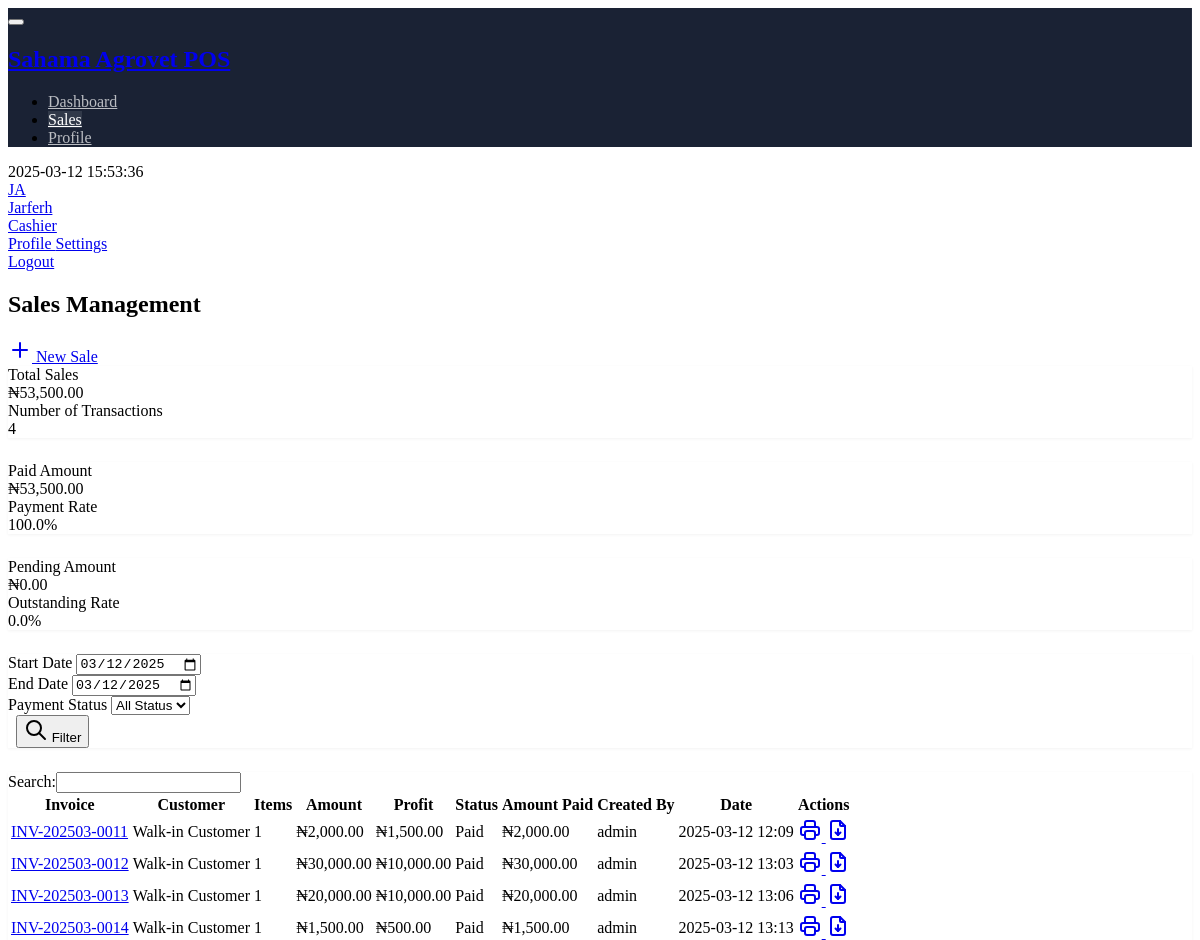
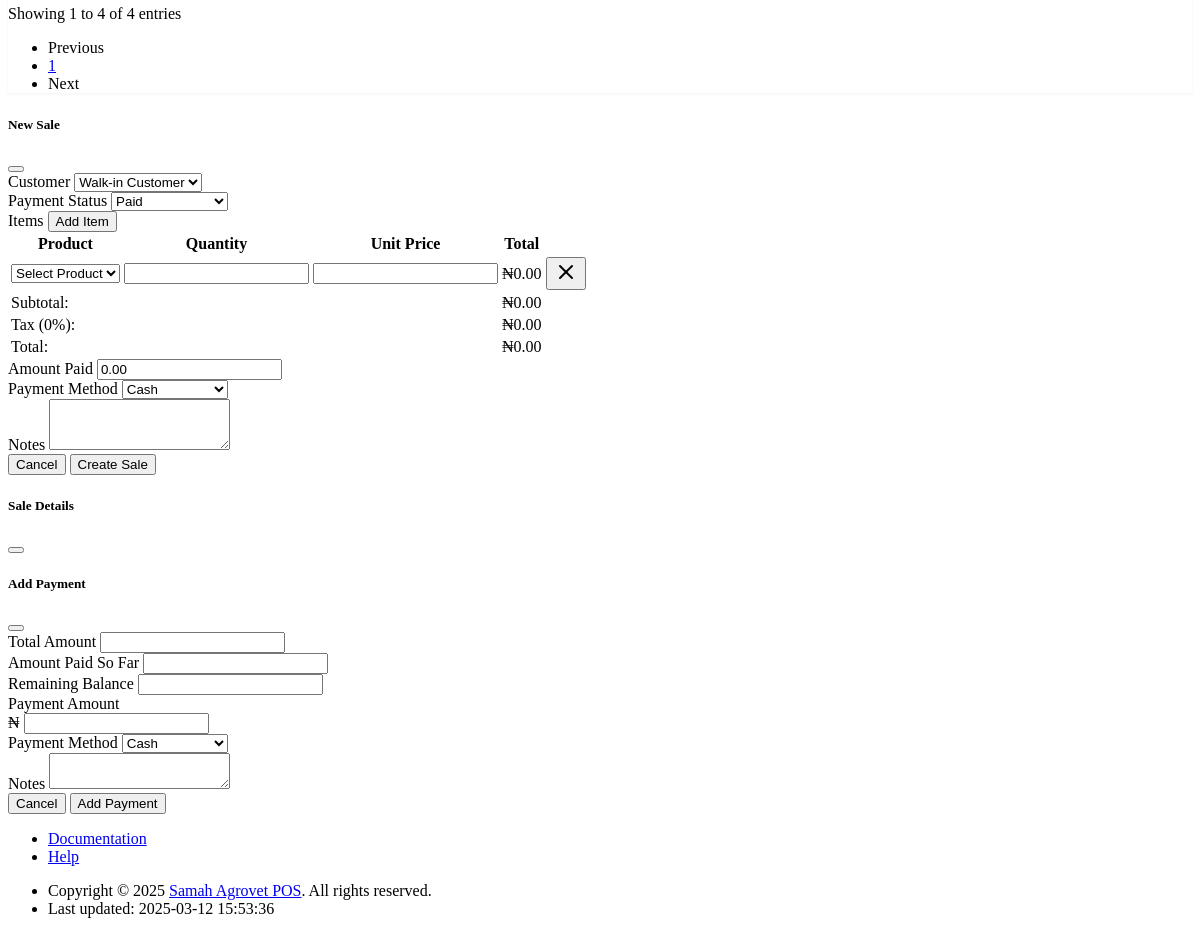
Screenshot of /sales.php (signed in) with the database file from the repository (2 pictures, top to bottom).
### tables this page shows
CREATE TABLE `sales` (
  `id` int(11) NOT NULL,
  `invoice_number` varchar(50) NOT NULL,
  `customer_id` int(11) DEFAULT NULL,
  `total_amount` decimal(10,2) NOT NULL DEFAULT 0.00,
  `amount_paid` decimal(10,2) NOT NULL DEFAULT 0.00,
  `payment_status` enum('pending','partial','paid') NOT NULL DEFAULT 'pending',
  `payment_method` enum('cash','card','transfer') DEFAULT 'cash',
  `notes` text DEFAULT NULL,
  `created_by` int(11) DEFAULT NULL,
  `created_at` timestamp NOT NULL DEFAULT current_timestamp(),
  `updated_at` timestamp NOT NULL DEFAULT current_timestamp() ON UPDATE current_timestamp()
);

CREATE TABLE `users` (
  `id` int(11) NOT NULL,
  `username` varchar(50) NOT NULL,
  `password` varchar(255) NOT NULL,
  `full_name` varchar(100) NOT NULL,
  `email` varchar(100) DEFAULT NULL,
  `role` enum('admin','manager','cashier','accountant') NOT NULL,
  `status` enum('active','inactive') DEFAULT 'active',
  `created_at` timestamp NOT NULL DEFAULT current_timestamp(),
  `updated_at` timestamp NOT NULL DEFAULT current_timestamp() ON UPDATE current_timestamp(),
  `role_id` int(11) DEFAULT NULL,
  `last_login` timestamp NULL DEFAULT NULL,
  `created_by` int(11) DEFAULT NULL
);

### sales.php (the view, shortened to what the rows shown need)
<?php
$sales = [];
try {
    $db = Database::getInstance()->getConnection();
    $startDate = $_GET['start_date'] ?? date('Y-m-d');
    $endDate = $_GET['end_date'] ?? date('Y-m-d');
    $query = "
        SELECT
            s.*,
            u.username as created_by_user,
            c.name as customer_name,
            COUNT(si.id) as item_count,
            COALESCE(SUM(si.quantity * (si.selling_price - p.buying_price)), 0) as profit
        FROM sales s
        LEFT JOIN users u ON s.created_by = u.id
        LEFT JOIN customers c ON s.customer_id = c.id
        LEFT JOIN sale_items si ON s.id = si.sale_id
        LEFT JOIN products p ON si.product_id = p.id
        WHERE DATE(s.created_at) BETWEEN ? AND ?
    ";
    $params = [$startDate, $endDate];
    $query .= " GROUP BY s.id ORDER BY s.created_at DESC";
    $stmt = $db->prepare($query);
    $stmt->execute($params);
    $sales = $stmt->fetchAll(PDO::FETCH_ASSOC);
} catch (PDOException $e) {
    $error = "Database error: " . $e->getMessage();
    error_log($e->getMessage());
}
include 'templates/header.php';
?>
<div class="page-wrapper">
    <div class="page-header d-print-none">
        <div class="container-xl">
            <div class="row g-2 align-items-center">
                <div class="col">
                    <h2 class="page-title">
                        Sales Management
                    </h2>
                </div>
            </div>
        </div>
    </div>
    <div class="page-body">
        <div class="container-xl">
            <div class="card">
                <div class="card-body">
                    <div class="table-responsive">
                        <table class="table table-vcenter card-table">
                            <thead>
                                <tr>
                                    <th>Invoice</th>
                                    <th>Customer</th>
                                    <th>Items</th>
                                    <th>Amount</th>
                                    <th>Profit</th>
                                    <th>Status</th>
                                    <th>Amount Paid</th>
                                    <th>Created By</th>
                                    <th>Date</th>
                                    <th class="w-1">Actions</th>
                                </tr>
                            </thead>
                            <tbody>
                                <?php foreach ($sales as $sale): ?>
                                    <tr>
                                        <td>
                                            <a href="#" class="text-reset" data-bs-toggle="modal" data-bs-target="#viewSaleModal" data-sale-id="<?= $sale['id'] ?>">
                                                <?= htmlspecialchars($sale['invoice_number']) ?>
                                            </a>
                                        </td>
                                        <td><?= htmlspecialchars($sale['customer_name'] ?? 'Walk-in Customer') ?></td>
                                        <td><?= $sale['item_count'] ?? '0' ?></td>
                                        <td>₦<?= number_format($sale['total_amount'], 2) ?></td>
                                        <td>₦<?= number_format($sale['profit'], 2) ?></td>
                                        <td class="payment-status">
                                            <span class="badge bg-<?= $sale['payment_status'] === 'paid' ? 'success' : ($sale['payment_status'] === 'partial' ? 'warning' : 'danger') ?>-lt">
                                                <?= ucfirst($sale['payment_status']) ?>
                                            </span>
                                        </td>
                                        <td class="amount-paid">₦<?= number_format($sale['amount_paid'], 2) ?></td>
                                        <td><?= htmlspecialchars($sale['created_by_user']) ?></td>
                                        <td><?= date('Y-m-d H:i', strtotime($sale['created_at'])) ?></td>
                                        <td>
                                            <div class="btn-list flex-nowrap">
                                                <a href="#" class="btn btn-icon btn-primary" onclick="printInvoice(<?= $sale['id'] ?>)" title="Print Invoice">
                                                </a>
                                                <a href="#" class="btn btn-icon btn-info" onclick="saveSaleAsPDF(<?= $sale['id'] ?>)" title="Save as PDF">
                                                </a>
                                            </div>
                                        </td>
                                    </tr>
                                <?php endforeach; ?>
                            </tbody>
                        </table>
                    </div>
                </div>
            </div>
        </div>
    </div>
</div>
<div class="modal modal-blur fade" id="newSaleModal" tabindex="-1" role="dialog" aria-hidden="true">
    <div class="modal-dialog modal-xl" role="document">
        <div class="modal-content">
            <form id="newSaleForm" action="actions/sale_actions.php" method="post">
                <div class="modal-body">
                    <div class="mb-3">
                        <div class="table-responsive">
                            <table class="table table-vcenter" id="itemsTable">
                                <thead>
                                    <tr>
                                        <th>Product</th>
                                        <th>Quantity</th>
                                        <th>Unit Price</th>
                                        <th>Total</th>
                                        <th></th>
                                    </tr>
                                </thead>
                            </table>
                        </div>
                    </div>
                </div>
            </form>
        </div>
    </div>
</div>
<?php include 'templates/footer.php'; ?>

### rows the page displays
sales: invoice_number "INV-202503-0014", customer_name "Walk-in Customer", item_count "1", total_amount "1,500.00", profit "500.00", payment_status "Paid", amount_paid "1,500.00", created_by.username "admin", created_at "2025-03-12 13:13"
sales: invoice_number "INV-202503-0013", customer_name "Walk-in Customer", item_count "1", total_amount "20,000.00", profit "10,000.00", payment_status "Paid", amount_paid "20,000.00", created_by.username "admin", created_at "2025-03-12 13:06"
sales: invoice_number "INV-202503-0012", customer_name "Walk-in Customer", item_count "1", total_amount "30,000.00", profit "10,000.00", payment_status "Paid", amount_paid "30,000.00", created_by.username "admin", created_at "2025-03-12 13:03"
sales: invoice_number "INV-202503-0011", customer_name "Walk-in Customer", item_count "1", total_amount "2,000.00", profit "1,500.00", payment_status "Paid", amount_paid "2,000.00", created_by.username "admin", created_at "2025-03-12 12:09"

### other values shown
$menuItem['title'] "Dashboard"
$menuItem['title'] "Sales"
$menuItem['title'] "Profile"
substr($_SESSION['username'], 0, 2) "JA"
$_SESSION['username'] "Jarferh"
$_SESSION['role'] "Cashier"
$totals['sales'] "53,500.00"
count($sales) "4"
$totals['paid'] "53,500.00"
$totals['pending'] "0.00"
$CURRENT_TIME "2025-03-12 15:53:36"
